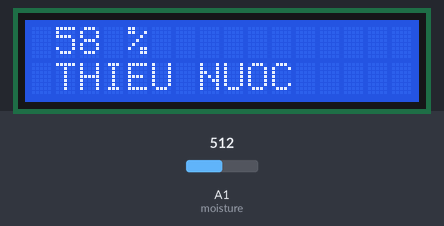
This sketch was run on a simulated Arduino Uno, built with avr-gcc and run on an emulated ATmega328P. On the bench: 16×2 character LCD. The inputs (shaded band) are chosen by the test bench; at power-on: A1 (moisture) = 512.

Above: at 1.2 s.
1.3 s: A1 (moisture) set to 540
At 5.6 s:
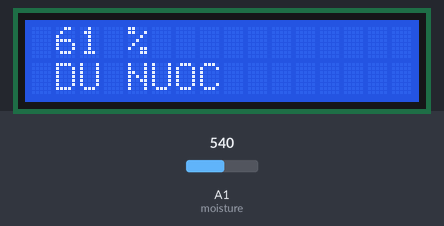
7.3 s: A1 (moisture) set to 608
At 11.2 s:
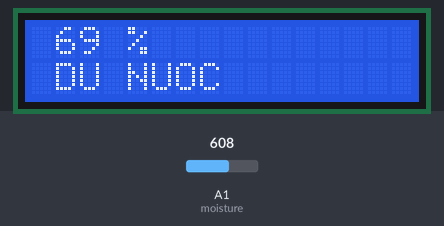
13.3 s: A1 (moisture) set to 630
At 15.8 s:
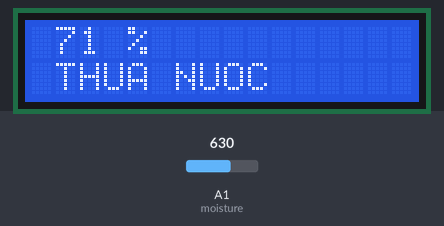
19.3 s: A1 (moisture) set to 511
At 21.6 s:
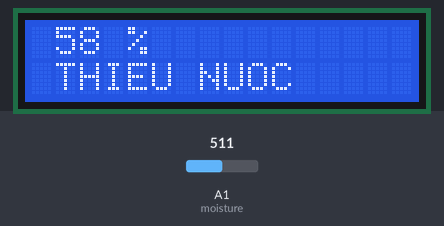
Timing chart, 0 to 23.1 s (numbered marks = the images above; inputs shaded):
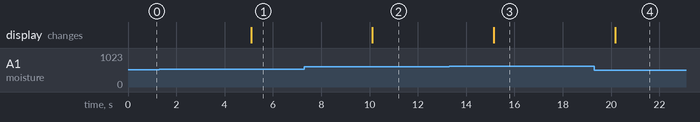

Measured:
- the behaviour switches between 525 and 526 on A1 (moisture) (found by bisection; images 0 and 1)
- the behaviour switches between 621 and 622 on A1 (moisture) (found by bisection; images 2 and 3)
- after the input at 1.3 s, the display: changes after 3.8 s (image 1)
- after the input at 7.3 s, the display: changes after 2.8 s (image 2)
- after the input at 13.3 s, the display: changes after 1.8 s (image 3)
- after the input at 19.3 s, the display: changes after 0.86 s (image 4)

The sketch:

lcd_16x2_i2c_and_soil_moisture.ino
```cpp
#include <Adafruit_LiquidCrystal.h>

#define debug 0

const int moisture=A1;

//setup pin
Adafruit_LiquidCrystal lcd(0);

void setup() {
 //setup LCD 1602
 lcd.begin(16, 2);
 Serial.begin(9600);
 pinMode(moisture,INPUT);
}
void loop() {
  float getVol=analogRead(moisture);
  if(debug)
  {
    Serial.print(getVol);
    Serial.print("\n");
  }

  int DoAm=getVol*100.0/876.0;

  if(DoAm>70)
  {
 	lcd.setCursor(1,0);
 	lcd.print(DoAm);
    lcd.print(" %   ");
    lcd.setCursor(1,1);
    lcd.print("THUA NUOC    ");
  }

  if(DoAm<60)
  {
 	lcd.setCursor(1,0);
 	lcd.print(DoAm);
    lcd.print(" %   ");
    lcd.setCursor(1,1);
    lcd.print("THIEU NUOC    ");
  }

  if(DoAm>=60&&DoAm<=70)
  {
 	lcd.setCursor(1,0);
 	lcd.print(DoAm);
    lcd.print(" %   ");
    lcd.setCursor(1,1);
    lcd.print("DU NUOC    ");
  }

  delay(5000);
}
```
